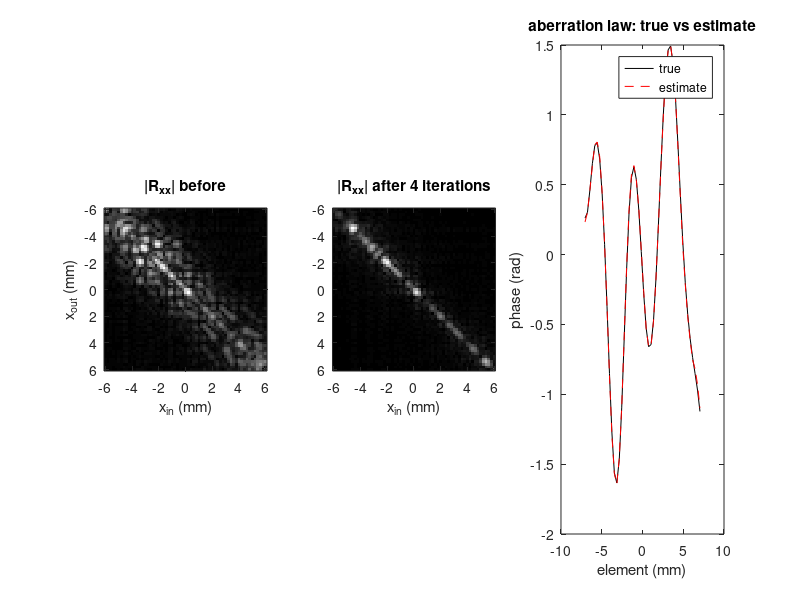

This figure's MATLAB source:
%% m33_distortion_matrix_svd.m
% Reflection matrix, focused basis and distortion matrix of a speckle medium
% behind a phase screen; aberration law from the first eigenvector, iteration,
% and the eigenvalue spectrum when the screen is away from the array.
% Purpose : Monochromatic (5 MHz) model, 48 elements, pitch 0.3 mm. Scatterers
%           (complex Gaussian, 400 of them, plus one bright point at x = 0) lie
%           in a thin layer at z = 20 mm, standing in for a time gate. A random
%           delay screen (rms sig_tau, correlation length l) sits at depth d;
%           the straight ray from element x_e to (x_p, z) crosses it at
%           x_e + (x_p - x_e) d/z. Green's function G = exp(-j k r + j phi).
%             K    = G diag(a) G.'                    (element-basis reflection matrix)
%             R_ux = K conj(G0) diag-corrected        (focused on transmit at x_in)
%             D    = R_ux .* conj(G0)                 (remove the geometric wavefront)
%             C    = D D'                             (= U S^2 U', SVD of D)
%             phi_hat = angle(first eigenvector of C), by power iteration.
%           Iteration: correct the input side with phi_hat (post-processing,
%           no new acquisition) and re-estimate. Focusing quality Gamma: the
%           confocal (zero-offset) fraction of the common-midpoint intensity
%           profile of R_xx, normalized by its value without the screen
%           (a Strehl-like ratio; not the FWHM-based F of Lambert et al.).
% Change  : sig_tau, ell, d_scr, Ns, n_iter.
% Expect  : d = 0: residual phase falls from ~1 rad to a few hundredths in
%           3 iterations, Gamma from ~0.5 to 1, the singular spectrum of D
%           collapses onto sigma_1; d = 8 mm (anisoplanatic): a slower singular
%           spectrum, and local windows reach a higher Gamma than one global law.
%           For d > 0 Gamma, not the residual against one point's law, is the
%           metric: a window law may focus well on slightly displaced points.
% Runtime : about 3 s in Octave.
clear; close all; rng(3);

c = 1540; f0 = 5e6; lam = c/f0; k = 2*pi/lam;
Ne = 48; p = 0.3e-3; xe = ((0:Ne-1) - (Ne-1)/2)*p; z = 20e-3;
xin = (-6e-3:0.2e-3:6e-3); Nx = numel(xin);
Ns = 400; sig_tau = 40e-9; ell = 2e-3; n_iter = 4;
xs_sc = [(rand(Ns, 1) - 0.5)*18e-3; 0]; a_sc = [(randn(Ns, 1) + 1j*randn(Ns, 1))/sqrt(2); 6];   % speckle + point at x = 0

dxs = 0.05e-3; xg = -30e-3:dxs:30e-3; gk = exp(-2*(((-3*ell):dxs:(3*ell))/ell).^2); gk = gk/sqrt(sum(gk.^2));
scr = 2*pi*f0*sig_tau*conv(randn(1, numel(xg)), gk, 'same');                    % phase screen phi(x) on the grid (rad)
phiAt = @(x) interp1(xg, scr, x, 'linear');
detr = @(v) v - [ones(numel(v), 1) xe(:)]*([ones(numel(v), 1) xe(:)]\v(:));
resid = @(v) detr(unwrap(angle(exp(1j*v(:)))));                                % wrapped residual -> unwrapped, mean and ramp removed
G0 = exp(-1j*k*sqrt((xe' - xin).^2 + z^2));                                     % Ne x Nx free-space
Ss = @(v) abs(mean(exp(1j*v)))^2;                                               % Strehl of a residual phase vector

for d_scr = [0 8e-3]
    fprintf('\n===== screen at d = %.0f mm (sigma_tau = %.0f ns -> %.2f rad rms, l = %.0f mm) =====\n', d_scr*1e3, sig_tau*1e9, 2*pi*f0*sig_tau, ell*1e3);
    G = exp(-1j*k*sqrt((xe' - xs_sc').^2 + z^2)).*exp(1j*phiAt(xe' + (xs_sc' - xe')*d_scr/z));   % Ne x (Ns+1)
    K = G*diag(a_sc)*G.';                                                        % reflection matrix, element basis
    phiTrue = @(xp) phiAt(xe' + (xp - xe')*d_scr/z);                             % true law for a focal point xp
    % ideal reference width w0 from the screen-free medium
    Gf = exp(-1j*k*sqrt((xe' - xs_sc').^2 + z^2)); Kf = Gf*diag(a_sc)*Gf.';
    dl = -2e-3:0.05e-3:2e-3;                                                     % output offsets for the CMP profile (m)
    cmp = @(Kc, cols) arrayfun(@(dd) mean(abs(sum(conj(exp(-1j*k*sqrt((xe' - xin(cols) - dd).^2 + z^2))).*(Kc*conj(G0(:, cols))), 1)).^2), dl);
    cfr = @(I) I(dl == 0)/sum(I);                                                % confocal fraction of the CMP energy
    w0 = cfr(cmp(Kf, 1:Nx));
    windows = {1:Nx}; Gfin = []; gain = [];                                                            % global window
    if d_scr > 0, windows = [windows, {1:21, 21:41, 41:61}]; end
    for wi = 1:numel(windows)
        cols = windows{wi}; xc = mean(xin(cols));
        psi = zeros(Ne, 1);                                                      % current correction (input and output)
        if wi == 1, fprintf(' window: all %d focal points\n', numel(cols)); else, fprintf(' window %d: x = %.1f to %.1f mm\n', wi - 1, xin(cols(1))*1e3, xin(cols(end))*1e3); end
        for it = 0:n_iter
            Kc = diag(exp(-1j*psi))*K*diag(exp(-1j*psi));                       % correction applied to both sides
            Rux = Kc*conj(G0(:, cols));                                          % focused on transmit
            Dm = Rux.*conj(G0(:, cols));                                         % distortion matrix
            C = Dm*Dm'; Ch = C;                                               % (an entrywise-normalized C./|C| is not positive semidefinite)
            v = ones(Ne, 1)/sqrt(Ne);                                            % power iteration
            for q = 1:60, v = Ch*v; v = v/norm(v); end
            lamC = sort(real(eig(Ch)), 'descend');
            Rxx = G0(:, cols)'*Kc*conj(G0(:, cols)); F = cfr(cmp(Kc, cols))/w0;
            sv = sqrt(max(lamC, 0)); sv = sv/sv(1);                              % singular values of D, normalized
            if d_scr == 0
                err = resid(phiTrue(xc) - psi);
                fprintf('  iter %d: residual phase %.3f rad rms (Strehl %.3f), Gamma = %.2f, sigma2/sigma1 = %.3f\n', it, std(err), Ss(err), F, sv(2));
            elseif it == 0 || it == n_iter
                fprintf('  iter %d: Gamma = %.2f, sigma2/sigma1 = %.3f\n', it, F, sv(2));
            end
            if it == 0 && wi == 1
                pn = lamC/sum(lamC); pn = pn(pn > 0); H = -sum(pn.*log(pn));
                fprintf('   singular values of D (sigma_i/sigma_1): %s ... effective rank exp(H) = %.2f\n', sprintf('%.3f ', sv(1:6)), exp(H));
                conf0 = abs(diag(Rxx)); Rxx0 = Rxx;
            end
            if it < n_iter, psi = psi + detr(unwrap(angle(v))); end               % update (mean and ramp removed: a ramp only shifts the image)
        end
        Gfin(wi) = F; i0 = find(abs(xin(cols)) < 1e-9);
        if ~isempty(i0), cf = abs(diag(Rxx)); gain(wi) = cf(i0); end
        if wi == 1, RxxN = Rxx; g0 = conf0(abs(xin) < 1e-9); end
    end
    fprintf(' bright point at x = 0: confocal amplitude gain, global law %.2f (%.1f dB)\n', gain(1)/g0, 20*log10(gain(1)/g0));
    if d_scr > 0
        fprintf(' bright point at x = 0: confocal amplitude gain, law of window 2 %.2f (%.1f dB)\n', gain(3)/g0, 20*log10(gain(3)/g0));
        fprintf(' final Gamma: global law %.2f, mean of the three local laws %.2f\n', Gfin(1), mean(Gfin(2:4)));
    end
    if d_scr == 0
        figure('Position', [50 50 1100 330]);
        subplot(1, 3, 1); imagesc(xin*1e3, xin*1e3, abs(Rxx0)); axis image; colormap(gray); xlabel('x_{in} (mm)'); ylabel('x_{out} (mm)'); title('|R_{xx}| before');
        subplot(1, 3, 2); imagesc(xin*1e3, xin*1e3, abs(RxxN)); axis image; xlabel('x_{in} (mm)'); title(sprintf('|R_{xx}| after %d iterations', n_iter));
        subplot(1, 3, 3); plot(xe*1e3, detr(phiTrue(0)), 'k', xe*1e3, detr(phiTrue(0)) - resid(phiTrue(0) - psi), 'r--'); xlabel('element (mm)'); ylabel('phase (rad)'); title('aberration law: true vs estimate'); legend('true', 'estimate');
    end
end
